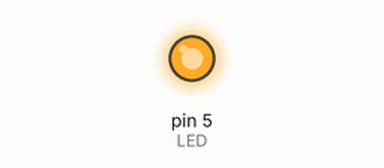
The sketch below on a simulated Arduino Uno, built with avr-gcc and run on an emulated ATmega328P. Shown: output pins drawn as LEDs (lit = HIGH).

Above: at 1.0 s.
At 3.0 s:
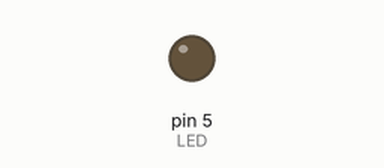
Timing chart, 0 to 5.2 s (numbered marks = the images above):
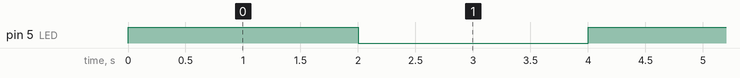

The sketch:

Exemplo1.ino
```cpp
byte LED=5; //Nomear o pino 5 como LED
void setup() {
  // put your setup code here, to run once:
  pinMode(5,OUTPUT);
}

void loop() {
  // put your main code here, to run repeatedly:
  digitalWrite(LED,HIGH); //Liga o Led
  delay(2000); //Atraso de 2 segundos
  digitalWrite(LED,LOW); //desliga o Led
  delay(2000); //Atraso de 1 segundos
}
```

Measured:
- by itself, pin 5 (LED): alternates HIGH for 2.0 s and LOW for 2.0 s
